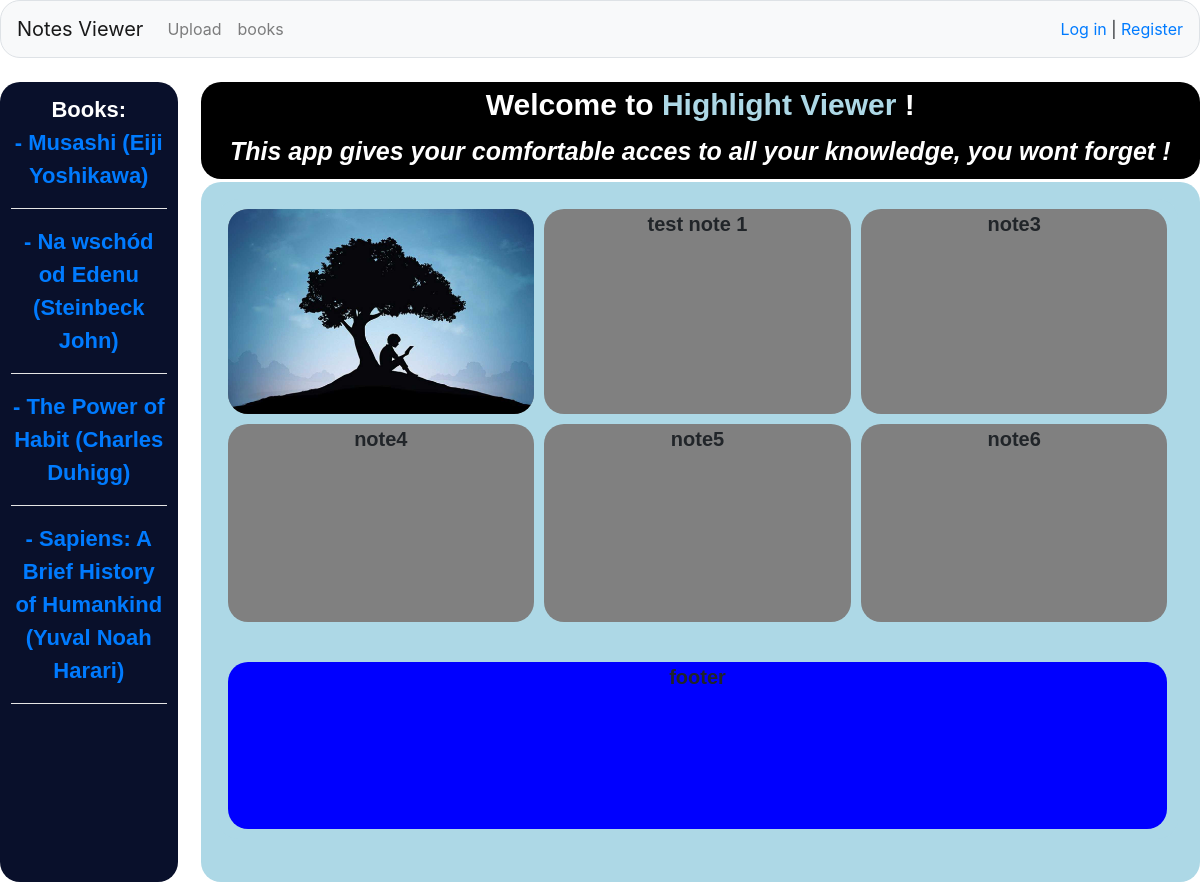
/, run on an earlier commit of the app's database.
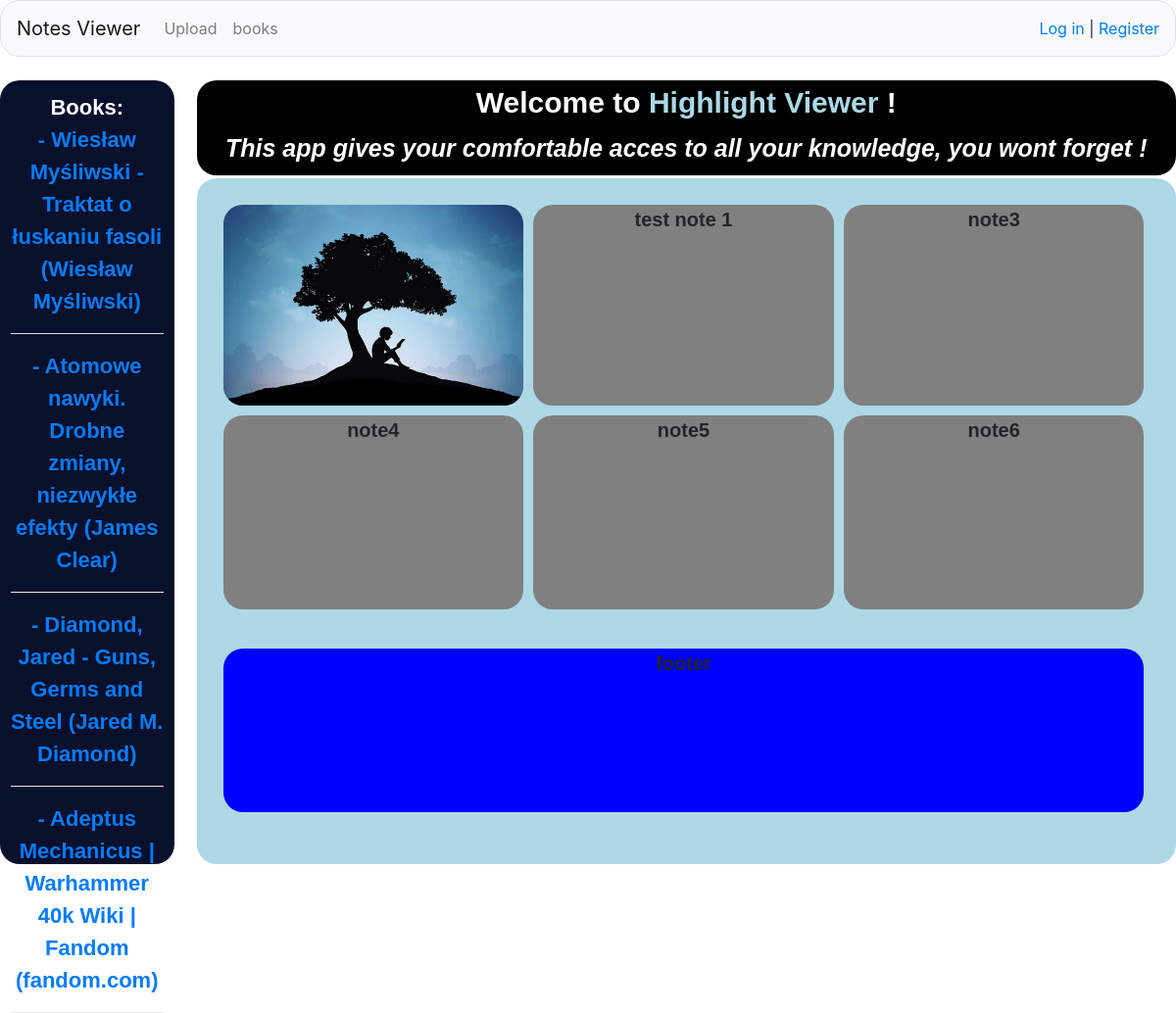
And on a later commit of the database.
### knowledge/models.py (models this page shows)
class Book(models.Model):
    title = models.CharField(max_length=600, null=True)
    owner = models.ForeignKey(User, on_delete=models.CASCADE)
    def __str__(self):
        return self.title

### knowledge/views.py (the view)
# urls.py: path('', views.index, name='index'),
def index(request):
    last_ten = Book.objects.all().order_by('-id')[:4]
    highlights = list(HighLight.objects.all())
    random_5_highlights = random.sample(highlights, 5)
    return render(request, 'knowledge/index.html', {'books': last_ten, 'highlights': 'test note 1'})

### knowledge/templates/knowledge/index.html (shortened to what this page needs)
{% extends "knowledge/base.html" %}
{% block content %}
<div class="main">
    <div class="sidenav">
        <strong>
            Books:
            <br>
        </strong>
        {% for book in books %}
        <a href="{% url 'knowledge:book' book.id %}">- {{ book }}</a>
        <br>
        <hr style="background-color:white;">
        {% empty %}
        <strong>
            log in and add a file to see your book list here !
        </strong>
        {% endfor %}
    </div>
    <div class="info">
        Welcome to <span id="Kindle"><strong>Highlight Viewer</strong></span> !
        <br>
        <span id="info1">This app gives your comfortable acces to all your knowledge, you wont forget !</span>
    </div>
    <div class="content">
        <div id="inside-content">
            <div id="note1">
                <img src="static/kindle.jpg" alt="kindle app art">
            </div>
            <div id="note2">
                {{ highlights }}
            </div>
            <div id="note3">
                note3
            </div>
            <div id="note4">
                note4
            </div>
            <div id="note5">
                note5
            </div>
            <div id="note6">
                note6
            </div>
            <div id="footer">
            </div>
        </div>
    </div>
</div>
{% endblock content %}

What changed in the data, as far as the page shows it:
removed Book: title "Musashi (Eiji Yoshikawa)"
removed Book: title "Na wschód od Edenu (Steinbeck John)"
removed Book: title "The Power of Habit (Charles Duhigg)"
removed Book: title "Sapiens: A Brief History of Humankind (Yuval Noah Harari)"
added Book: title "Wiesław Myśliwski - Traktat o łuskaniu fasoli (Wiesław Myśliwski)"
added Book: title "Atomowe nawyki. Drobne zmiany, niezwykłe efekty (James Clear)"
added Book: title "Diamond, Jared - Guns, Germs and Steel (Jared M. Diamond)"
added Book: title "Adeptus Mechanicus | Warhammer 40k Wiki | Fandom (fandom.com)"
